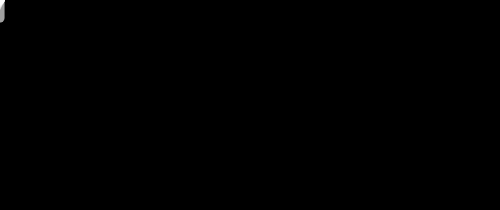
Frame 1 (no input)
Frame 60 (no input): identical to frame 1, image omitted
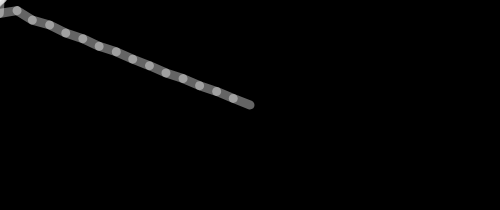
Frame 120 (the mouse pressed at the canvas centre since frame 60)

The p5.js sketch that drew these frames (run headless with seeded random() and noise() and a simulated clock; from frame 60 on, the mouse is pressed at the canvas centre):

// p5.js sketch
// ── sketch.js
let x = [],
  y = [],
  segNum = 20,
  segLength = 18;

for (let i = 0; i < segNum; i++) {
  x[i] = 0;
  y[i] = 0;
}

function setup() {
  createCanvas(500, 210);
  strokeWeight(9);
  stroke(255, 100);
}

function draw() {
  background(0);
  dragSegment(0, mouseX, mouseY);
  for (let i = 0; i < x.length - 1; i++) {
    dragSegment(i + 1, x[i], y[i]);
  }
}

function dragSegment(i, xin, yin) {
  const dx = xin - x[i];
  const dy = yin - y[i];
  const angle = atan2(dy, dx);
  x[i] = xin - cos(angle) * segLength;
  y[i] = yin - sin(angle) * segLength;
  segment(x[i], y[i], angle);
}

function segment(x, y, a) {
  push();
  translate(x, y);
  rotate(a);
  line(0, 0, segLength, 0);
  pop();
}


// ── allaboutdreamland.html
<!DOCTYPE html>
<html>
<head>
	<title>All About Dreamland</title>
	<link rel="stylesheet" type="text/css" href="styless.css">
</head>
<body>
	<h1>DreamLand</h1>
	<p>Drea Dreams is from Dreamland and she’s the daughter of the king and queen Michael and Anna dreams. In this world everything is built off of your imagination so the bigger the imagination the better. So people are divided into social hierarchy based off of how imaginative their brains are. Drea is extremely gifted because her mind expands to many places and she can do many things with her mind so that’s why she is very popular in Dreamland. 
</p>
<img src="dreamlandprojectfinal.jpg" alt="Placement Photo" width="300px">
<br>
<a href="https://www.flickr.com/photos/58518488@N08/13942176193">"Kanaval-43" by hope_art is licensed under CC BY 2.0</a>
<br>
<a href="index.html">Who is Drea Dreams</a>
<br>
<a href="dreamysounds.html">Dreamy Sounds</a>
<br>
<a href="dreamydescriptions.html">Dreas Descriptions</a>
<br>
<a href="dreasgift.html">Dreas Gift</a>
<br>
<a href="file:///C:/Users/13022/OneDrive/Documents/Web%20Development/finalproject.html">Dance in Mind</a>
</body>
</html>

// ── dreamydescriptions.html
<!DOCTYPE html>
<html>
<head>
	<title>Dreamy Descriptions</title>
	<link rel="stylesheet" type="text/css" href="styless.css">
</head>
<body>
	<h1>Drea's Persona</h1>
	<p> Drea is gothic, which her parents don’t really approve of because imagicity is so used to brightness they can’t really accept and understand why she likes to dress with dark colors to express herself especially since she’s the brightest among them all. Drea is very energetic though, she’s also very curious and rebellious. She likes to do things at her own pace. Drea is also independent and stubborn at times. She makes other people laugh and tends to make a lot of trouble in the city because of her intense curiosity. However people love despite that and they are usually drawn to her. </p>
	<img src="dreadreamsfinal.png" alt="PLacement Photo" width="300px">
	<a href="https://www.flickr.com/photos/14146893@N08/4914906265">"IMG_2583 Sexy girl shopping" by Street style city is licensed under CC BY-SA 2.0</a>
	<br>
<a href="index.html"">Who is Drea Dreams</a>
<br>
<a href="allaboutdreamland.html">All About Dreamland</a>
<br>
<a href="dreamysounds.html">Dreamy Sounds</a>
<br>
<a href="dreasgift.html">Dreas Gift</a>

</body>
</html>

// ── dreamysounds.html
<!DOCTYPE html>
<html>
<head>
	<title>Dreamy Sounds</title>
	<link rel="stylesheet" type="text/css" href="styless.css">
</head>
	<h1>Things you Hear</h1>
<body>
	<p>
 Even though Dreamland is a huge world, Drea and her parents ( the royals ) live in imagicity basically where all the intellects and high power people live which is placed in the center of Dreamland. Imagicity is a crowded city where it is mostly sunny and bright because the brightest star pupils stay there. the sounds of chiming bells, kids laughter and playing and even people singing all kinds of music are heard all around.
</p>
<img src="sounds.jpg" alt="Placement Photo" width="300px">
<a href="https://www.flickr.com/photos/18481658@N00/389529610">"Colours of the rainbow" by little_frank is licensed under CC BY 2.0</a>
<br>
<a href="file:///C:/Users/13022/OneDrive/Documents/Web%20Development/index.html"">Who is Drea Dreams</a>
<br>
<a href="file:///C:/Users/13022/OneDrive/Documents/Web%20Development/allaboutdreamland.html">All About Dreamland</a>
<br>
<a href="file:///C:/Users/13022/OneDrive/Documents/Web%20Development/dreamydescriptions.html">Dreas Descriptions</a>
<br>
<a href="file:///C:/Users/13022/OneDrive/Documents/Web%20Development/dreasgift.html">Dreas Gift</a>
</body>
</html>
// ── dreasgift.html
<!DOCTYPE html>
<html>
<head>
	<title>Dreas Gifts</title>
	<link rel="stylesheet" type="text/css" href="styless.css"
	         
</head>
<body>
	<h1>What Makes Drea Special</h1>
	<p>Drea is psychokinesis, which is basically when you can move or create things with just thought of your mind, but she tends not to use that power a lot. People know her best for her pyrokinesis side which means she can manipulate, create and control fire with her mind. 
 
</p>
<img src="finalanimationproject.gif" alt="Placement Photo" width="300px">
<a href="https://www.flickr.com/photos/32912734@N04/3319218984">"60/365: i haz telekinesis" by jin.thai is licensed under CC BY <2 class="0"></2></a>
<br>
<a href="index.html">Who is Drea Dreams</a>
<br>
<a href="allaboutdreamland.html">All About Dreamland</a>
<br>
<a href="dreamysounds.html">Dreamy Sounds</a>
<br>
<a href="dreamydescriptions.html">Dreas Descriptions</a>
<br>
<a href="finalproject.html">Dance in Mind</a>

</body>
</html>

// ── finalproject.html
<!DOCTYPE html>
<html>
<head>
	<title>Dance Solo</title>
	<link rel="stylesheet" type="text/css" href="styless.css"
</head>
<body>
	<h1>The Dance in Mind</h1>
	<p>The artistic inspiration for my final project is in a world filled with people my main character, Drea Dreams, feels as if she is dancing an endless performance on her own as everyone relies on her and looks at her for guidance and comfort the spotlight is directly on her and the pink outfit, symbolizing her gift, surrounded by the darkness, symbolizing her gothic personality, shows the contrast between the two things. I made it my own by adding multiple effects and overlays to suit the artistic inspiration that I had envisioned. I chose to make my final project into a music video so instead of it just being a video it also contains music that I edited and played around with to my liking, with the song Dangerous Woman by Ariana Grande because I felt as if that song spoke truth to how powerful Drea is as a person and how she has a dark side to her that she can’t help but to acknowledge. Some media techniques I used were layering and drawing. The video changed from my story board conception to finish by me adding in the extra effects I did not realize I was even going to do, some effects just seemed like a good idea to incorporate into my project at the moment.</p>
</body>
<iframe width="560" height="315" src="https://www.youtube.com/embed/tXA1y6me7mE" frameborder="0" allow="accelerometer; autoplay; clipboard-write; encrypted-media; gyroscope; picture-in-picture" allowfullscreen></iframe>
<br>
<a href="file:///C:/Users/13022/OneDrive/Documents/Web%20Development/index.html">Who is Drea Dreams</a>
<br>
<a href="file:///C:/Users/13022/OneDrive/Documents/Web%20Development/allaboutdreamland.html">All About Dreamland</a>
</head>
</html>
// ── styless.css
h1{color: Black; font-family: Viner Hand ITC ;font-size: 50px; text-decoration: bold}
body{background-color: #08445B}
p{color: White; font-family: Rockwell Condensed; font-size: 16px}
a{color: White; font-family: Helevtica; font-size: 16px; text-decoration: italic;}
a:hover{color: #F95851}
